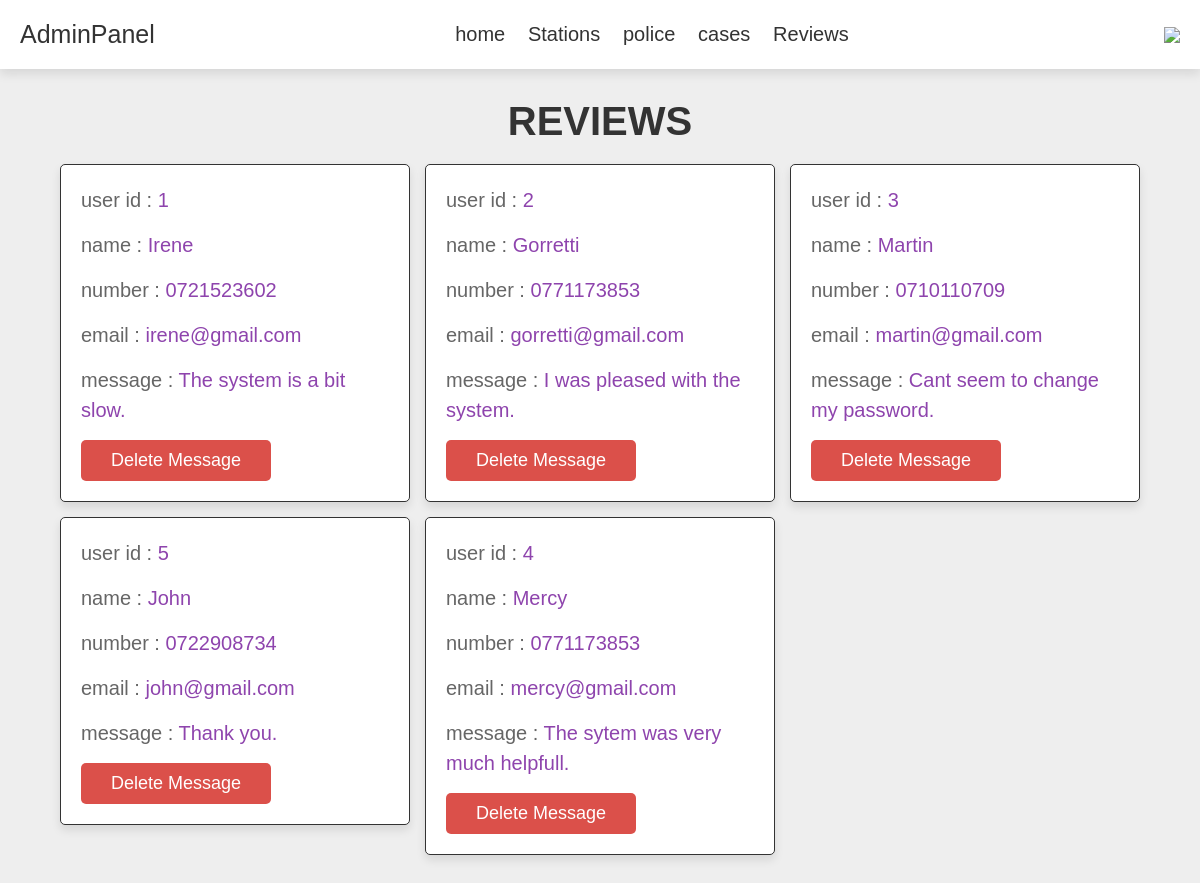
Page /admin_reviews.php (signed in) on the committed database.
### tables this page shows
CREATE TABLE `message` (
  `id` int(100) NOT NULL,
  `user_id` int(100) NOT NULL,
  `name` varchar(100) NOT NULL,
  `email` varchar(100) NOT NULL,
  `number` varchar(100) NOT NULL,
  `message` varchar(100) NOT NULL
);

### admin_reviews.php (the view, shortened to what this page needs)
<?php
include 'config.php';
?>
<!DOCTYPE html>
<html lang="en">
<head>
   <link rel="stylesheet" href="css/admin_style.css">
</head>
<body>
   <?php include 'admin_header.php'; ?>
   <section class="messages">
      <h1 class="title"> Reviews </h1>
      <div class="box-container">
         <?php
         $select_message = mysqli_query($conn, "SELECT * FROM `message`") or die('query failed');
         if (mysqli_num_rows($select_message) > 0) {
            while ($fetch_message = mysqli_fetch_assoc($select_message)) {
         ?>
               <div class="box">
                  <p> user id : <span><?php echo $fetch_message['user_id']; ?></span> </p>
                  <p> name : <span><?php echo $fetch_message['name']; ?></span> </p>
                  <p> number : <span><?php echo $fetch_message['number']; ?></span> </p>
                  <p> email : <span><?php echo $fetch_message['email']; ?></span> </p>
                  <p> message : <span><?php echo $fetch_message['message']; ?></span> </p>
                  <a href="admin_contacts.php?delete=<?php echo $fetch_message['id']; ?>" onclick="return confirm('delete this message?');" class="delete-btn">delete message</a>
               </div>
         <?php
            };
         } else {
            echo '<p class="empty">you have no messages!</p>';
         }
         ?>
      </div>
   </section>
</body>
</html>

### admin_style.css (style rules this page uses)
:root { --purple: #8e44ad; --red: #c0392b; --orange: #f39c12; --black: #333; --white: #fff; --light-color: #666; --light-white: #ccc; --light-bg: #f5f5f5; --border: 0.1rem solid var(--black); --box-shadow: 0 0.5rem 1rem rgba(0, 0, 0, 0.1); }
* { font-family: sans-serif; margin: 0; padding: 0; box-sizing: border-box; outline: none; border: none; text-decoration: none; transition: all 0.2s linear; }
html { font-size: 62.5%; overflow-x: hidden; }
body { background-color: var(--light-bg); }
section { padding: 3rem 2rem; }
.title { text-align: center; margin-bottom: 2rem; text-transform: uppercase; color: var(--black); font-size: 4rem; }
.btn, .option-btn, .delete-btn, .white-btn { display: inline-block; margin-top: 1rem; padding: 1rem 3rem; cursor: pointer; color: var(--white); font-size: 1.8rem; border-radius: 0.5rem; text-transform: capitalize; }
.delete-btn { background-color: var(--red); }
.messages .box-container { display: grid; grid-template-columns: repeat(auto-fill, 35rem); justify-content: center; gap: 1.5rem; max-width: 1200px; margin: 0 auto; align-items: flex-start; }
.messages .box-container .box { background-color: var(--white); padding: 2rem; border: var(--border); box-shadow: var(--box-shadow); border-radius: 0.5rem; }
.messages .box-container .box p { padding-bottom: 1.5rem; font-size: 2rem; color: var(--light-color); line-height: 1.5; }
.messages .box-container .box p span { color: var(--purple); }
.messages .box-container .box .delete-btn { margin-top: 0; }
a { text-decoration: none; }
:root { --poppins: 'Poppins', sans-serif; --lato: 'Lato', sans-serif; --light: #F9F9F9; --blue: #3C91E6; --light-blue: #CFE8FF; --grey: #eee; --dark-grey: #AAAAAA; --dark: #342E37; --red: #DB504A; --yellow: #FFCE26; --light-yellow: #FFF2C6; --orange: #FD7238; --light-orange: #FFE0D3; }
body { background: var(--grey); overflow-x: hidden; }

### rows in the picture
message: user "1", name "Irene", number "0721523602", email "irene@gmail.com", message "The system is a bit slow."
message: user "2", name "Gorretti", number "0771173853", email "gorretti@gmail.com", message "I was pleased with the system."
message: user "3", name "Martin", number "0710110709", email "martin@gmail.com", message "Cant seem to change my password."
message: user "5", name "John", number "0722908734", email "john@gmail.com", message "Thank you."
message: user "4", name "Mercy", number "0771173853", email "mercy@gmail.com", message "The sytem was very much helpfull."
